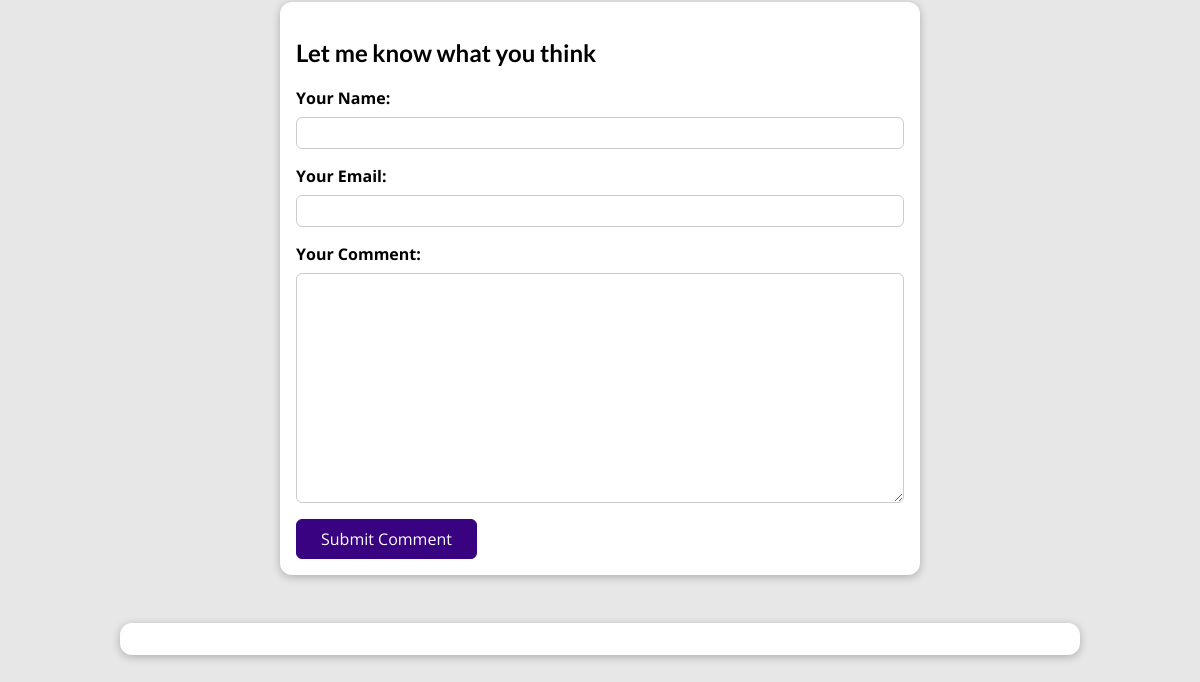
The app's page /all_posts/mountain-hiking (lower part), older data.
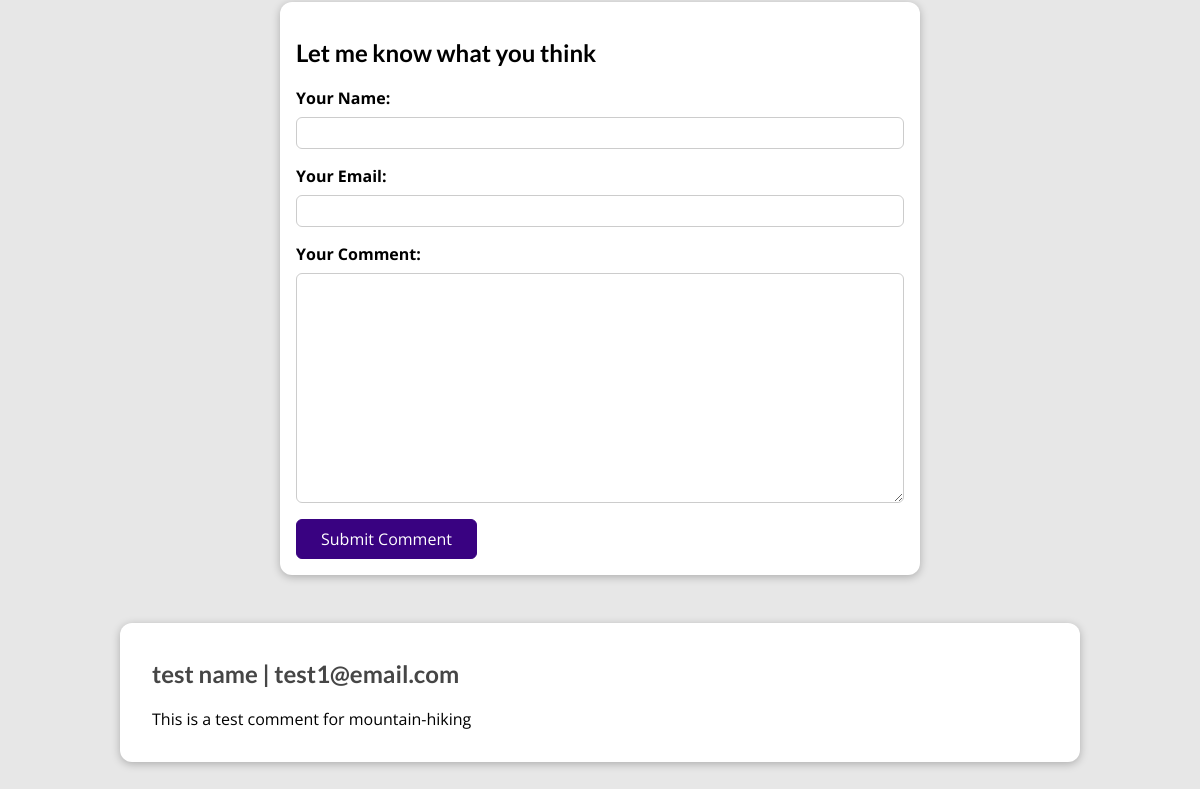
The same page, newer data.
### blog/models.py (models this page shows, shortened)
class Comment(models.Model):
    user_name = models.CharField(max_length=100)
    user_email = models.EmailField()
    content = models.TextField(max_length=750)
    post_id = models.ForeignKey(Post, on_delete=models.CASCADE, related_name="comments")
    created_date = models.DateTimeField(editable=False)

### blog/views.py (the view, shortened to what this page needs)
# urls.py: path('all_posts/<slug:slug>', views.SinglePostView.as_view(), name='single_post'),
class SinglePostView(View):
    def get(self, request, slug):
        cur_post = Post.objects.get(slug=slug)
        return render(request, 'blog/post-detail.html',
                      {'blog_data': cur_post,
                       'comment_form': CommentForm(),
                       'comments': cur_post.comments.all().order_by("-id"),
                       'is_saved': is_post_saved(request, cur_post)})

### blog/forms.py
class CommentForm(forms.ModelForm):
    class Meta:
        model = Comment
        fields = ['user_name', 'user_email', 'content']
        labels = {
            'user_name': 'Your Name',
            'user_email': 'Your Email',
            'content': 'Your Comment'
        }

### blog/models.py (called while the page is built)
    def full_name(self):
        return f'{self.first_name} {self.last_name}'

    def __str__(self) -> str:
        return self.full_name()

### blog/views.py (called while the page is built)
def is_post_saved(request, post_obj: Post):
    stored_posts = request.session.get('stored_posts')
    if stored_posts is None:
        return False
    return post_obj.id in stored_posts

### blog/templates/blog/post-detail.html (shortened to what this page needs)
{% extends "base.html" %}
{% load static %}
{% block css_files %}
    <link rel="stylesheet" href="{% static "blog/post-detail.css" %}" />
{% endblock %}
{% block content %}
    <section id="comment-form">
        <h2>Let me know what you think</h2>
        <form action={% url "single_post" blog_data.slug %} method="POST">
            {% for form_field in comment_form %}
                <div class="form-control">
                    {{ form_field.label_tag }}
                    {{ form_field }}
                </div>
        {% endfor %}
        <button>Submit Comment</button>
        </form>
    </section>
    <section id="comments">
        <ul>
            {% for comment in comments %}
                <li>
                    <h2>{{ comment.user_name }} | {{ comment.user_email }} </h2>
                    <p>{{ comment.content }}<p>
                </li>
            {% endfor %}
        </ul>
    </section>
{% endblock %}

Row changes from the older to the newer data that the page shows:
added Comment: user_name "test name", user_email "test1@email.com", content "This is a test comment for mountain-hiking"
